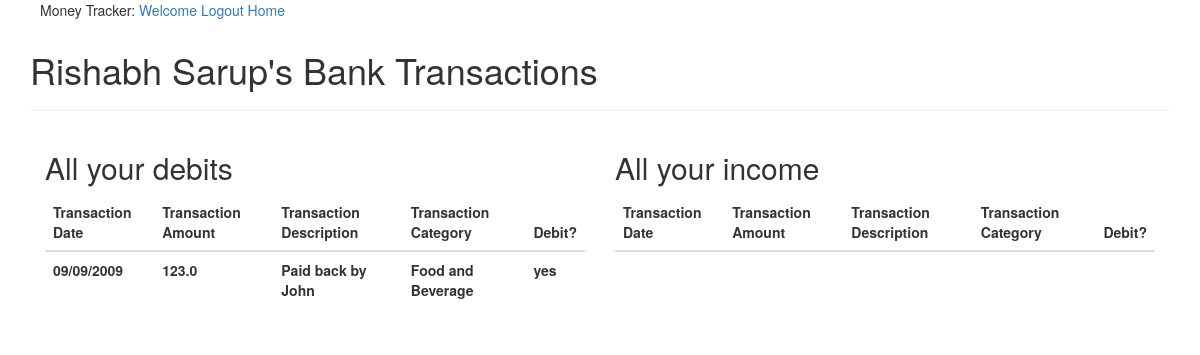
The page /allbanktransaction (signed in) on the database as committed earlier.
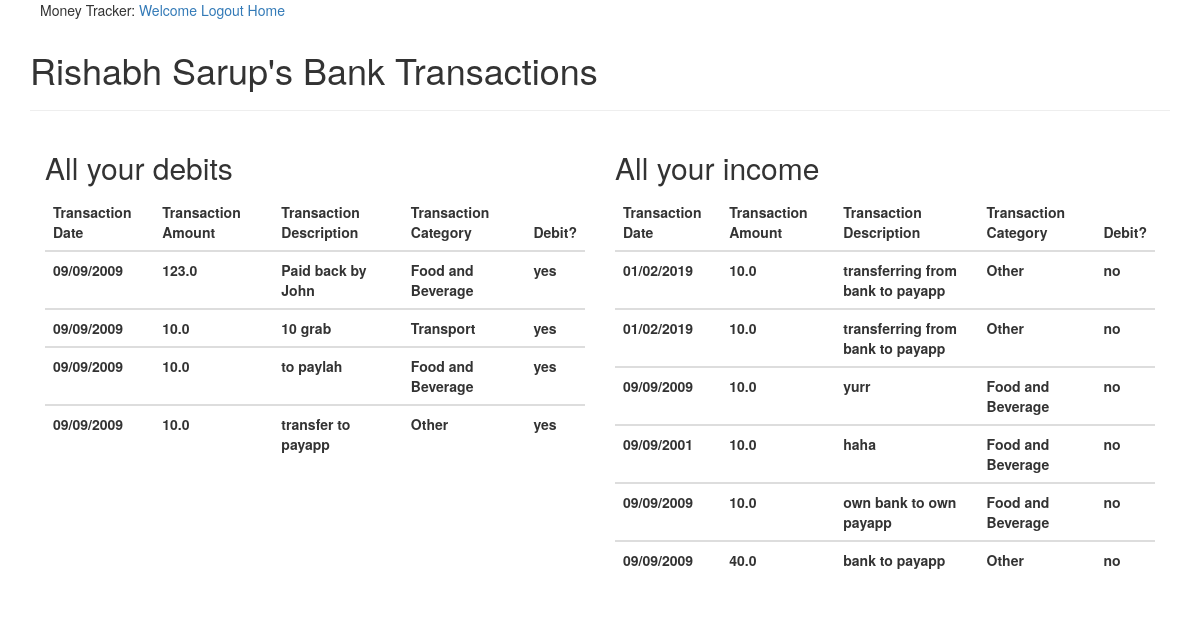
The same page on the database as committed later.
### app/models.py (models this page shows, shortened)
class User(UserMixin, db.Model):
    id = db.Column(db.Integer, primary_key=True)
    username = db.Column(db.String(64), index=True, unique=True)
    email = db.Column(db.String(120), index=True, unique=True)
    cashBalance = db.Column(db.Float, index = True)
    bankBalance = db.Column(db.Float, index = True)
    payappBalance = db.Column(db.Float, index = True)
    password_hash = db.Column(db.String(128))
    allTransactions = db.relationship('Transaction', backref = 'spender',lazy = 'dynamic')

class Transaction(db.Model):
    id = db.Column(db.Integer, primary_key=True)
    user_id = db.Column(db.Integer, db.ForeignKey('user.id')) #The user that the transaction is associated with.
    date = db.Column(db.String, index = True)
    debit = db.Column(db.Boolean, index = True) # True if the amount is to be subtracted, false if it is actually a credit
    amount = db.Column(db.Float, index = True)
    description = db.Column(db.String(255), index = True)
    category = db.Column(db.String(255), index = True)
    type = db.Column(db.String(255), index = True)
    transtype = db.Column(db.String(255), index = True)

### app/routes.py (the view)
@app.route('/allbanktransaction')
@login_required
def allbanktransaction():
    if current_user.is_anonymous:
        return redirect(url_for(login))
    user = current_user
    transactions = current_user.allTransactions
    banklist = []
    for transaction in transactions:
        if transaction.type == 'Bank':
            banklist.append(transaction)
    return render_template('banktransactions.html', user = user, transactions = banklist)

### app/models.py (called while the page is built)
@login.user_loader
def load_user(id):
    return User.query.get(int(id))

### app/templates/banktransactions.html
{% extends "base.html" %}
{% block app_content %}
<h1> {{user.username}}'s Bank Transactions </h1>
<hr>
<div class = col-md-6>
   <h2> All your debits </h2>
  <table class = "table">
  <thead class = "thead-light">
  <tr>
    <th scope = "col"> Transaction Date </th>
    <th scope = "col"> Transaction Amount </th>
    <th scope = "col"> Transaction Description </th>
    <th scope = "col"> Transaction Category </th>
    <th scope = "col"> Debit? </th>
  </tr>
  </thead>
  {% for transaction in transactions %}
  {%if transaction.debit == True %}
  <tbody class = "tbody light">
  <th scope = "row"> {{transaction.date}} </th>
  <th scope = "row"> {{transaction.amount}} </th>
  <th scope = "row"> {{transaction.description}} </th>
  <th scope = "row"> {{transaction.category}} </th>
  <th scope = "row">{% if transaction.debit %} yes {% else %} no {% endif %}</th>
  </tbody>
  {% endif %}
  {% endfor %}
</table>
</div>
<div class = col-md-6>
    <h2> All your income </h2>
   <table class = "table">
   <thead class = "thead-light">
   <tr>
     <th scope = "col"> Transaction Date </th>
     <th scope = "col"> Transaction Amount </th>
     <th scope = "col"> Transaction Description </th>
     <th scope = "col"> Transaction Category </th>
     <th scope = "col"> Debit? </th>
   </tr>
   </thead>
   {% for transaction in transactions %}
   {%if transaction.debit == False %}
   <tbody class = "tbody light">
   <th scope = "row"> {{transaction.date}} </th>
   <th scope = "row"> {{transaction.amount}} </th>
   <th scope = "row"> {{transaction.description}} </th>
   <th scope = "row"> {{transaction.category}} </th>
   <th scope = "row">{% if transaction.debit %} yes {% else %} no {% endif %}</th>
   </tbody>
   {% endif %}
   {% endfor %}
 </table>
 </div>
{% endblock %}

### app/templates/base.html (shortened to what this page needs)
{% extends 'bootstrap/base.html'%}
{%block navbar %}
          <nav id="menu">
            <ul class="links">
            Money Tracker:
            <a href="{{ url_for('index') }}">Welcome</a>
            {% if current_user.is_anonymous %}
            <a href="{{ url_for('login') }}">Login</a>
            {% else %}
            <a href="{{ url_for('logout') }}">Logout</a>
            {% endif %}
            <a href="{{ url_for('home') }}">Home</a>
            </ul>
          </nav>
{% endblock %}
{% block content %}
  <div class = "container">
        {% block app_content %}{% endblock %}
    </div>
{%endblock%}

Rows that differ between the two databases and show on the page:
added Transaction: debit "yes", shown under "All your debits"
added Transaction: debit "yes", shown under "All your debits"
added Transaction: debit "yes", shown under "All your debits"
added Transaction: debit "no", shown under "All your income"
added Transaction: debit "no", shown under "All your income"
added Transaction: debit "no", shown under "All your income"
added Transaction: debit "no", shown under "All your income"
added Transaction: debit "no", shown under "All your income"
added Transaction: debit "no", shown under "All your income"
